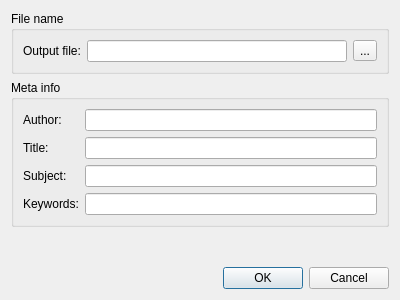
<?xml version="1.0" encoding="UTF-8"?>
<ui version="4.0">
 <class>ExportToPdf</class>
 <widget class="QDialog" name="ExportToPdf">
  <property name="geometry">
   <rect>
    <x>0</x>
    <y>0</y>
    <width>400</width>
    <height>300</height>
   </rect>
  </property>
  <property name="windowTitle">
   <string>Print to PDF</string>
  </property>
  <layout class="QVBoxLayout" name="verticalLayout">
   <item>
    <widget class="QGroupBox" name="fileNameBox">
     <property name="title">
      <string>File name</string>
     </property>
     <layout class="QHBoxLayout" name="horizontalLayout">
      <item>
       <widget class="QLabel" name="foutFleLabel">
        <property name="text">
         <string>Output file:</string>
        </property>
       </widget>
      </item>
      <item>
       <widget class="QLineEdit" name="outFileEdit"/>
      </item>
      <item>
       <widget class="QToolButton" name="outFileSelectBtn">
        <property name="text">
         <string>...</string>
        </property>
       </widget>
      </item>
     </layout>
    </widget>
   </item>
   <item>
    <widget class="QGroupBox" name="metaInfoBox">
     <property name="title">
      <string>Meta info</string>
     </property>
     <layout class="QGridLayout" name="gridLayout">
      <item row="0" column="0">
       <widget class="QLabel" name="authorLabel">
        <property name="text">
         <string>Author:</string>
        </property>
        <property name="buddy">
         <cstring>authorEdit</cstring>
        </property>
       </widget>
      </item>
      <item row="0" column="1">
       <widget class="QLineEdit" name="authorEdit">
        <property name="toolTip">
         <string> The name of the person who created the document.</string>
        </property>
       </widget>
      </item>
      <item row="1" column="0">
       <widget class="QLabel" name="titleLabel">
        <property name="text">
         <string>Title:</string>
        </property>
        <property name="buddy">
         <cstring>titleEdit</cstring>
        </property>
       </widget>
      </item>
      <item row="1" column="1">
       <widget class="QLineEdit" name="titleEdit">
        <property name="toolTip">
         <string> The document's title.</string>
        </property>
       </widget>
      </item>
      <item row="2" column="0">
       <widget class="QLabel" name="subjectLabel">
        <property name="text">
         <string>Subject:</string>
        </property>
        <property name="buddy">
         <cstring>titleEdit</cstring>
        </property>
       </widget>
      </item>
      <item row="2" column="1">
       <widget class="QLineEdit" name="subjectEdit">
        <property name="toolTip">
         <string> The subject of the document.</string>
        </property>
       </widget>
      </item>
      <item row="3" column="0">
       <widget class="QLabel" name="keywordsLabel">
        <property name="toolTip">
         <string> Keywords associated with the document.</string>
        </property>
        <property name="text">
         <string>Keywords:</string>
        </property>
        <property name="buddy">
         <cstring>titleEdit</cstring>
        </property>
       </widget>
      </item>
      <item row="3" column="1">
       <widget class="QLineEdit" name="keywordsEdit">
        <property name="toolTip">
         <string> Keywords associated with the document.</string>
        </property>
       </widget>
      </item>
     </layout>
    </widget>
   </item>
   <item>
    <spacer name="verticalSpacer">
     <property name="orientation">
      <enum>Qt::Vertical</enum>
     </property>
     <property name="sizeHint" stdset="0">
      <size>
       <width>20</width>
       <height>40</height>
      </size>
     </property>
    </spacer>
   </item>
   <item>
    <widget class="QDialogButtonBox" name="buttonBox">
     <property name="orientation">
      <enum>Qt::Horizontal</enum>
     </property>
     <property name="standardButtons">
      <set>QDialogButtonBox::Cancel|QDialogButtonBox::Ok</set>
     </property>
    </widget>
   </item>
  </layout>
 </widget>
 <tabstops>
  <tabstop>outFileEdit</tabstop>
  <tabstop>outFileSelectBtn</tabstop>
  <tabstop>authorEdit</tabstop>
  <tabstop>titleEdit</tabstop>
  <tabstop>subjectEdit</tabstop>
  <tabstop>keywordsEdit</tabstop>
  <tabstop>buttonBox</tabstop>
 </tabstops>
 <resources/>
 <connections>
  <connection>
   <sender>buttonBox</sender>
   <signal>accepted()</signal>
   <receiver>ExportToPdf</receiver>
   <slot>accept()</slot>
   <hints>
    <hint type="sourcelabel">
     <x>248</x>
     <y>254</y>
    </hint>
    <hint type="destinationlabel">
     <x>157</x>
     <y>274</y>
    </hint>
   </hints>
  </connection>
  <connection>
   <sender>buttonBox</sender>
   <signal>rejected()</signal>
   <receiver>ExportToPdf</receiver>
   <slot>reject()</slot>
   <hints>
    <hint type="sourcelabel">
     <x>316</x>
     <y>260</y>
    </hint>
    <hint type="destinationlabel">
     <x>286</x>
     <y>274</y>
    </hint>
   </hints>
  </connection>
 </connections>
</ui>
